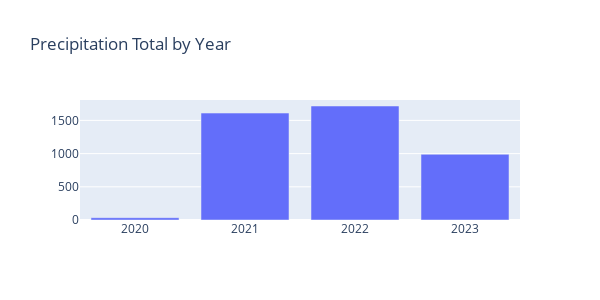

The notebook cell this image was saved under:
### Code cell
# Yearly total precipitation
fig = go.Figure(
    data=[go.Bar(x=yearly_precip_sum.index, y=yearly_precip_sum.values)],
    layout_title_text="Precipitation Total by Year"
)
# Specify the figure size
fig.update_layout(
    autosize=False,
    width=600,
    height=300)

fig.show(width=600, height=300,renderer="vscode")

### Figure 1 — Plotly figure (JSON) as saved in the notebook; plotly's stock layout.template omitted (floating-point values rounded to 4 significant figures)
{"data": [{"type": "bar", "x": [2020, 2021, 2022, 2023], "y": [34.3, 1610.0, 1717.0, 989.2]}], "layout": {"autosize": false, "height": 300, "title": {"text": "Precipitation Total by Year"}, "width": 600}}
